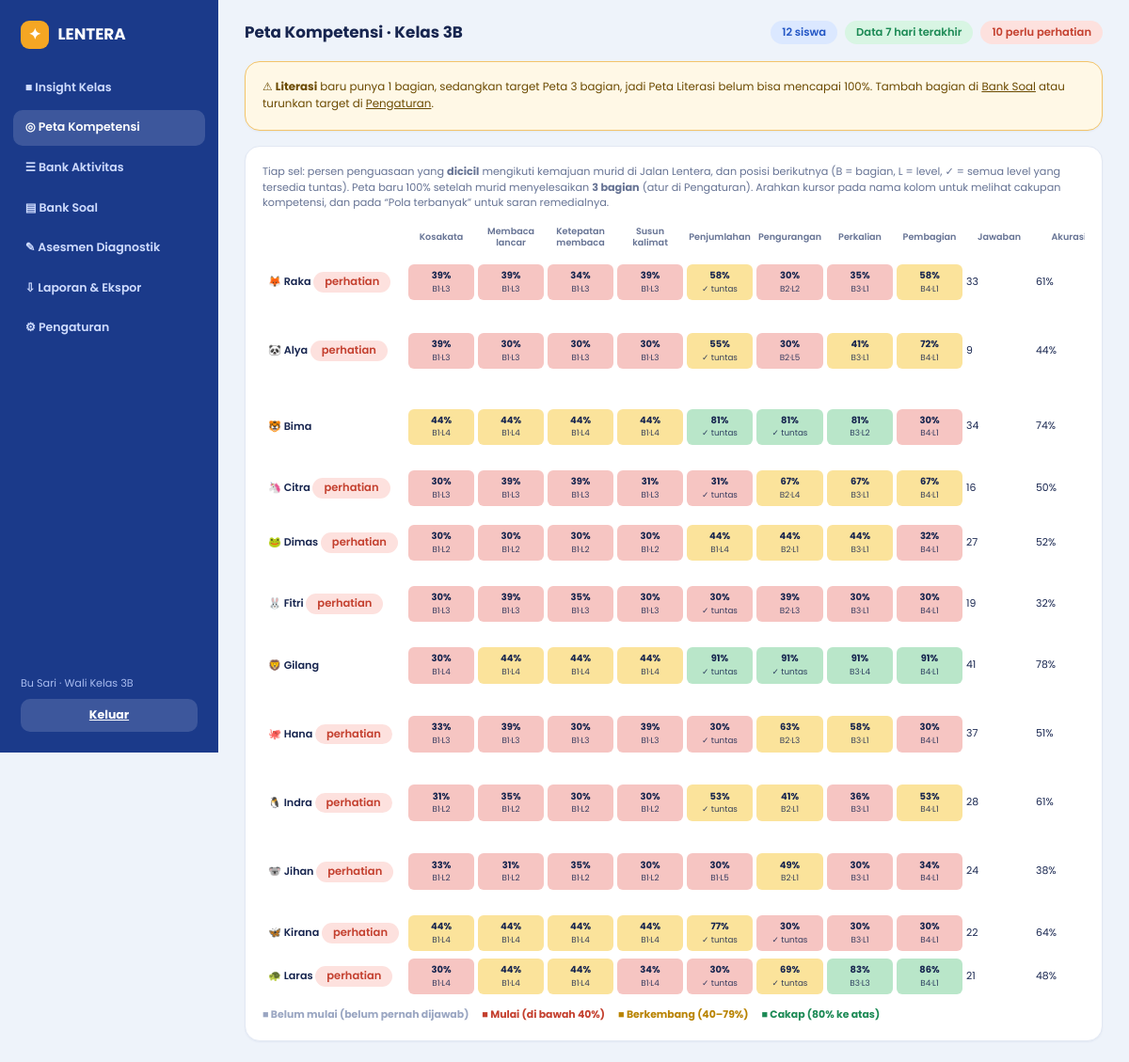
Screenshot of /guru/peta/ (signed in) with the database file from the repository.
### belajar/models.py (models this page shows, shortened)
class Kelas(models.Model):
    nama = models.CharField(max_length=20, unique=True)
    kode = models.CharField(max_length=20, unique=True, help_text="Kode kelas untuk login murid")
    wali_kelas = models.ForeignKey(User, null=True, blank=True, on_delete=models.SET_NULL, related_name="kelas_wali")
    ambang_perhatian = models.PositiveSmallIntegerField(default=3, help_text="Siswa perlu perhatian bila sebanyak ini kompetensinya berstatus Mulai")
    target_bagian = models.PositiveSmallIntegerField(
        default=3,
        help_text="Peta Kompetensi baru mencapai 100% bila murid sudah menyelesaikan sebanyak ini bagian (1 bagian = 5 level)",
    )
    class Meta:
        verbose_name_plural = "Kelas"

class Kompetensi(models.Model):
    RANAH = [("literasi", "Literasi"), ("numerasi", "Numerasi")]
    kode = models.CharField(max_length=30, unique=True)
    nama = models.CharField(max_length=60)
    judul = models.CharField(max_length=60, blank=True)
    cakupan = models.CharField(max_length=160, blank=True)
    ranah = models.CharField(max_length=10, choices=RANAH)
    urutan = models.PositiveSmallIntegerField(default=0)
    class Meta:
        ordering = ["ranah", "urutan"]
        verbose_name_plural = "Kompetensi"

class Siswa(models.Model):
    user = models.OneToOneField(User, on_delete=models.CASCADE, related_name="siswa")
    kelas = models.ForeignKey(Kelas, on_delete=models.CASCADE, related_name="siswa")
    avatar = models.CharField(max_length=8, default="🙂")
    kode_samaran = models.CharField(max_length=20, unique=True, help_text="ID samaran: satu-satunya ID yang dikenal game")
    poin = models.PositiveIntegerField(default=0)
    class Meta:
        verbose_name_plural = "Siswa"
    @property
    def nama(self):
        return self.user.first_name or self.user.username

### belajar/views.py (the view)
# urls.py: path("guru/peta/", views.guru_peta, name="peta"),
@guru_view
def guru_peta(request, kelas):
    catatan = [(jalur.NAMA_GAME[g], len(jalur.bagian_bisa_dimainkan(g))) for g in jalur.GAMES
               if len(jalur.bagian_bisa_dimainkan(g)) < kelas.target_bagian]
    return render(request, "belajar/guru_peta.html", _ctx(request, kelas, "peta", d=ringkasan_kelas(kelas), catatan_bagian=catatan, target=kelas.target_bagian))

### accounts/utils.py (called while the page is built)
def get_role(user):
    if not user.is_authenticated:
        return None
    profile = getattr(user, "profile", None)
    return profile.role if profile else None

def role_required(*roles):
    def deco(view):
        @wraps(view)
        @login_required
        def wrapped(request, *a, **kw):
            role = get_role(request.user)
            return view(request, *a, **kw) if role in roles else redirect(HOME.get(role, "/login/"))
        return wrapped
    return deco

### belajar/cors.py (called while the page is built, shortened)
    def __call__(self, request):
        api = request.path.startswith("/api/game/")
        resp = HttpResponse(status=204) if api and request.method == "OPTIONS" else self.get_response(request)
        return resp

### belajar/engine.py (called while the page is built)
def _angka_valid(nilai):
    try:
        angka = float(nilai)
    except (TypeError, ValueError, OverflowError):
        return None
    if not isfinite(angka):
        return None
    return angka

def batasi_peluang(p):
    angka = _angka_valid(p)
    if angka is None:
        return P_AWAL
    return max(0.0, min(1.0, angka))

def status(p):
    p = batasi_peluang(p)
    if p >= AMBANG_CAKAP:
        return "Cakap"
    if p >= AMBANG_MULAI:
        return "Berkembang"
    return "Mulai"

### belajar/jalur.py (called while the page is built)
def level_per_bagian():
    return int(getattr(settings, "LENTERA_LEVEL_PER_BAGIAN", 5))

def soal_per_level():
    return int(getattr(settings, "LENTERA_SOAL_PER_LEVEL", 5))

def bagian_bisa_dimainkan(game, bagian=None):
    hasil = []
    for b in (bagian if bagian is not None else struktur(game)):
        if not b["lengkap"]:
            break
        hasil.append(b)
    return hasil

def level_selesai(siswa_ids, sebelum=None):
    from django.db.models import Q
    qs = Misi.objects.filter(siswa_id__in=siswa_ids, jenis="misi", status="selesai")
    if sebelum is not None:
        qs = qs.filter(Q(selesai_pada__lt=sebelum) | Q(selesai_pada__isnull=True))
    hasil = {}
    for sid, ranah, bagian, level in qs.values_list("siswa_id", "kompetensi__ranah", "bagian", "level"):
        hasil.setdefault((sid, ranah), set()).add((bagian, level))
    return hasil

def kemajuan(jumlah_level, target_bagian):
    total = max(1, int(target_bagian)) * level_per_bagian()
    return max(0.0, min(1.0, jumlah_level / total))

def status_persen(pct):
    return engine.status(pct / 100)

def pernah_jawab(siswa_ids):
    return set(Jawaban.objects.filter(siswa_id__in=siswa_ids).values_list("siswa_id", "kompetensi_id").distinct())

### templates/belajar/guru_peta.html (shortened to what this page needs)
{% extends 'belajar/guru_base.html' %}
{% block isi %}
<header class="top"><h1>Peta Kompetensi · Kelas {{ d.kelas.nama }}</h1>
  <div class="bar"><span class="chip biru">{{ d.n }} siswa</span><span class="chip hijau">Data 7 hari terakhir</span><span class="chip merah">{{ d.perhatian }} perlu perhatian</span></div></header>
{% for nama, ada in catatan_bagian %}<section class="card note-waktu"><p>⚠ <b>{{ nama }}</b> baru punya {{ ada }} bagian, sedangkan target Peta {{ target }} bagian, jadi Peta {{ nama }} belum bisa mencapai 100%. Tambah bagian di <a href="{% url 'soal' %}?game={{ nama|lower }}"><u>Bank Soal</u></a> atau turunkan target di <a href="{% url 'pengaturan' %}"><u>Pengaturan</u></a>.</p></section>
{% endfor %}<section class="card">
  <p class="hint" style="margin-bottom:10px">Tiap sel: persen penguasaan yang <b>dicicil</b> mengikuti kemajuan murid di Jalan Lentera, dan posisi berikutnya (B = bagian, L = level, ✓ = semua level yang tersedia tuntas). Peta baru 100% setelah murid menyelesaikan <b>{{ d.kelas.target_bagian }} bagian</b> (atur di Pengaturan). Arahkan kursor pada nama kolom untuk melihat cakupan kompetensi, dan pada “Pola terbanyak” untuk saran remedialnya.</p>
  <div class="scroll"><table class="peta lebar">
    <thead><tr><th></th>{% for k in d.kompetensi %}<th title="{{ k.cakupan }}">{{ k.nama }}</th>{% endfor %}<th>Jawaban</th><th>Akurasi</th><th>Terakhir aktif</th><th>Pola terbanyak</th></tr></thead>
    <tbody>{% for b in d.baris %}<tr>
      <th class="nama" scope="row">{{ b.siswa.avatar }} {{ b.siswa.nama }}{% if b.perhatian %} <span class="chip merah">perhatian</span>{% endif %}</th>
      {% for c in b.sel %}<td><div class="cell angka {% if c.st == 'Belum mulai' %}kosong{% else %}{{ c.st }}{% endif %}" title="{{ c.st }} · {% if c.penuh %}semua level yang tersedia tuntas{% elif c.bagian %}berikutnya Bagian {{ c.bagian }} Level {{ c.level }}{% else %}belum ada level{% endif %}">{{ c.pct }}%<small>{% if c.penuh %}✓ tuntas{% elif c.bagian %}B{{ c.bagian }}·L{{ c.level }}{% else %}-{% endif %}</small></div></td>{% endfor %}
      <td>{{ b.n_jawab }}</td><td>{% if b.akurasi != "" %}{{ b.akurasi }}%{% else %}-{% endif %}</td></tr>{% endfor %}</tbody></table></div>
  <p class="legend"><span style="color:#9aa6c2">■ Belum mulai (belum pernah dijawab)</span><span style="color:#c4402f">■ Mulai (di bawah 40%)</span><span style="color:#b98300">■ Berkembang (40–79%)</span><span style="color:#1c8a55">■ Cakap (80% ke atas)</span></p>
</section>
{% endblock %}

### templates/belajar/guru_base.html
{% extends 'base.html' %}
{% block body %}
<div class="app">
  <aside class="side">
    <div><div class="logo"><i>✦</i><span>LENTERA</span></div>{% include 'belajar/_nav.html' %}</div>
    <div class="who"><p>{{ guru.first_name|default:guru.username }}{% if kelas %} · Wali Kelas {{ kelas.nama }}{% endif %}</p><a class="out" href="/logout/">Keluar</a></div>
  </aside>
  <main class="main">{% block isi %}{% endblock %}</main>
</div>
{% endblock %}

### static/css/lentera.css (style rules this page uses)
:root { --navy:#1b3a8a;--coral:#ef6b5b;--teal:#12a094;--amber:#f5a623;--ink:#17254f;--mut:#667394;--bg:#eef3fa;--line:#e2e8f3;--mulai:#f6c5c2;--berk:#fbe39b;--cakap:#b9e6c9 }
* { box-sizing:border-box;margin:0;padding:0 }
body { font:14px/1.5 Poppins,system-ui,sans-serif;background:var(--bg);color:var(--ink) }
a { color:inherit;text-decoration:none }
.card { background:#fff;border:1px solid var(--line);border-radius:16px;padding:18px;box-shadow:0 1px 2px rgba(20,44,110,.05) }
.chip { display:inline-flex;align-items:center;gap:.35rem;padding:.25rem .75rem;border-radius:999px;font-size:.72rem;font-weight:600;white-space:nowrap }
.biru { background:#dbe8ff;color:#2457c5 }
.hijau { background:#d8f5e3;color:#1c8a55 }
.merah { background:#fde1de;color:#c4402f }
.Mulai { background:var(--mulai) }
.Berkembang { background:var(--berk) }
.Cakap { background:var(--cakap) }
.logo { display:flex;align-items:center;gap:.6rem;font-weight:700;font-size:1.05rem }
.logo i { width:30px;height:30px;border-radius:9px;background:var(--amber);display:grid;place-items:center;color:#fff;font-style:normal;font-size:16px }
.bar { display:flex;flex-wrap:wrap;gap:8px;align-items:center }
.card .hint { font-size:.7rem;color:var(--mut) }
.app { display:grid;grid-template-columns:232px minmax(0,1fr);min-height:100vh }
.side { background:var(--navy);color:#fff;padding:22px 14px;display:flex;flex-direction:column;justify-content:space-between;gap:20px }
.side .logo { padding:0 8px 22px;font-size:1.05rem }
.who { font-size:.7rem;color:#a9bcf0;padding:0 8px }
.who a { color:#fff;text-decoration:underline }
.main { padding:22px 28px;min-width:0 }
.top { display:flex;flex-wrap:wrap;gap:12px;justify-content:space-between;align-items:center;margin-bottom:18px }
.top h1 { font-size:1.05rem }
.scroll { overflow-x:auto }
table.peta { border-collapse:separate;border-spacing:4px;width:100%;font-size:.68rem }
.peta th { font-weight:600;color:var(--mut);font-size:.6rem;line-height:1.2;padding:2px }
.peta th.nama { text-align:left;color:var(--ink);font-size:.7rem;white-space:nowrap;padding-right:6px }
.peta td { min-width:38px }
.cell { height:22px;border-radius:6px }
.legend { display:flex;flex-wrap:wrap;gap:14px;font-size:.68rem;font-weight:700;margin-top:10px }
.who p { margin-bottom:8px }
.side .out { display:block;text-align:center;background:rgba(255,255,255,.15);color:#fff;border-radius:10px;padding:.5rem;font-weight:700;font-size:.78rem }
.peta .angka { height:auto;padding:.32rem .2rem;text-align:center;font-weight:700;font-size:.62rem;white-space:nowrap }
.peta.lebar td { min-width:70px }
.peta td,.peta th { vertical-align:middle }
.side { position:sticky;top:0;height:100vh;align-self:start;overflow-y:auto }
.note-waktu { margin-bottom:16px;background:#fff8e6;border-color:#f3c46a }
.note-waktu p { font-size:.74rem;color:#6b4a00 }
.peta .angka small { display:block;font-weight:400;font-size:.55rem;opacity:.85 }

### rows the page displays
Kelas: nama "3B", kelas.nama "3B", kelas.target_bagian "3"
Kompetensi: nama "Kosakata"
Kompetensi: nama "Membaca lancar"
Kompetensi: nama "Ketepatan membaca"
Kompetensi: nama "Susun kalimat"
Kompetensi: nama "Penjumlahan"
Kompetensi: nama "Pengurangan"
Kompetensi: nama "Perkalian"
Kompetensi: nama "Pembagian"
Siswa: siswa.avatar "🦊", siswa.nama "Raka", shows "perhatian", pct "39" "39" "34" "39" "58" "30" "35" "58", bagian "1" "1" "1" "1" "2" "3" "4", level "3" "3" "3" "3" "2" "1" "1", n_jawab "33", akurasi "61"
Siswa: siswa.avatar "🐼", siswa.nama "Alya", shows "perhatian", pct "39" "30" "30" "30" "55" "30" "41" "72", bagian "1" "1" "1" "1" "2" "3" "4", level "3" "3" "3" "3" "5" "1" "1", n_jawab "9", akurasi "44"
Siswa: siswa.avatar "🐯", siswa.nama "Bima", pct "44" "44" "44" "44" "81" "81" "81" "30", bagian "1" "1" "1" "1" "3" "4", level "4" "4" "4" "4" "2" "1", n_jawab "34", akurasi "74"
Siswa: siswa.avatar "🦄", siswa.nama "Citra", shows "perhatian", pct "30" "39" "39" "31" "31" "67" "67" "67", bagian "1" "1" "1" "1" "2" "3" "4", level "3" "3" "3" "3" "4" "1" "1", n_jawab "16", akurasi "50"
Siswa: siswa.avatar "🐸", siswa.nama "Dimas", shows "perhatian", pct "30" "30" "30" "30" "44" "44" "44" "32", bagian "1" "1" "1" "1" "1" "2" "3" "4", level "2" "2" "2" "2" "4" "1" "1" "1", n_jawab "27", akurasi "52"
Siswa: siswa.avatar "🐰", siswa.nama "Fitri", shows "perhatian", pct "30" "39" "35" "30" "30" "39" "30" "30", bagian "1" "1" "1" "1" "2" "3" "4", level "3" "3" "3" "3" "3" "1" "1", n_jawab "19", akurasi "32"
Siswa: siswa.avatar "🦁", siswa.nama "Gilang", pct "30" "44" "44" "44" "91" "91" "91" "91", bagian "1" "1" "1" "1" "3" "4", level "4" "4" "4" "4" "4" "1", n_jawab "41", akurasi "78"
Siswa: siswa.avatar "🐙", siswa.nama "Hana", shows "perhatian", pct "33" "39" "30" "39" "30" "63" "58" "30", bagian "1" "1" "1" "1" "2" "3" "4", level "3" "3" "3" "3" "3" "1" "1", n_jawab "37", akurasi "51"
Siswa: siswa.avatar "🐧", siswa.nama "Indra", shows "perhatian", pct "31" "35" "30" "30" "53" "41" "36" "53", bagian "1" "1" "1" "1" "2" "3" "4", level "2" "2" "2" "2" "1" "1" "1", n_jawab "28", akurasi "61"
Siswa: siswa.avatar "🐨", siswa.nama "Jihan", shows "perhatian", pct "33" "31" "35" "30" "30" "49" "30" "34", bagian "1" "1" "1" "1" "1" "2" "3" "4", level "2" "2" "2" "2" "5" "1" "1" "1", n_jawab "24", akurasi "38"
Siswa: siswa.avatar "🦋", siswa.nama "Kirana", shows "perhatian", pct "44" "44" "44" "44" "77" "30" "30" "30", bagian "1" "1" "1" "1" "3" "4", level "4" "4" "4" "4" "1" "1", n_jawab "22", akurasi "64"
Siswa: siswa.avatar "🐢", siswa.nama "Laras", shows "perhatian", pct "30" "44" "44" "34" "30" "69" "83" "86", bagian "1" "1" "1" "1" "3" "4", level "4" "4" "4" "4" "3" "1", n_jawab "21", akurasi "48"

### other values shown
{{ guru.first_name|default:guru.username }} "Bu Sari"
{{ d.n }} "12"
{{ d.perhatian }} "10"
{{ nama }} "Literasi"
{{ ada }} "1"
{{ target }} "3"
